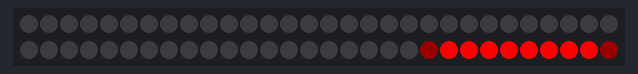
This sketch was run on a simulated Arduino Uno, built with avr-gcc and run on an emulated ATmega328P. Parts: 60 RGB LEDs in strip order, left to right, continuing on the next row.

Above: at 0.15 s.
At 0.75 s:
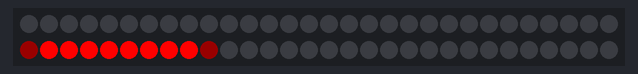
At 1.36 s:
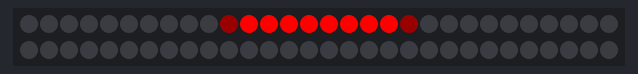
At 2.27 s:
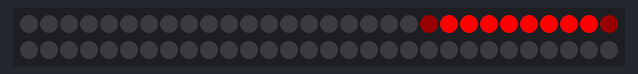
At 2.87 s:
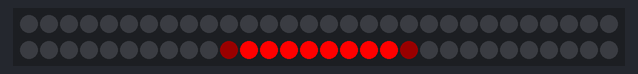

The sketch:

fastled_KITT.ino
```cpp
#include "FastLED.h"
#define NUM_LEDS 60
#define PIN 6

int nSpeed = 25;
int nDelay = 10;

CRGB leds[NUM_LEDS];

void setup()
{
  FastLED.addLeds<WS2811, PIN, GRB>(leds, NUM_LEDS).setCorrection( TypicalLEDStrip );
}


// *** REPLACE START HERE *** >>>

void loop() {
  NewKITT(0xff, 0, 0, 8, nSpeed, nDelay);
}

void NewKITT(byte red, byte green, byte blue, int EyeSize, int SpeedDelay, int ReturnDelay){
  RightToLeft(red, green, blue, EyeSize, SpeedDelay, ReturnDelay);
  LeftToRight(red, green, blue, EyeSize, SpeedDelay, ReturnDelay);
  /*OutsideToCenter(red, green, blue, EyeSize, SpeedDelay, ReturnDelay);
  CenterToOutside(red, green, blue, EyeSize, SpeedDelay, ReturnDelay);
  LeftToRight(red, green, blue, EyeSize, SpeedDelay, ReturnDelay);
  RightToLeft(red, green, blue, EyeSize, SpeedDelay, ReturnDelay);
  OutsideToCenter(red, green, blue, EyeSize, SpeedDelay, ReturnDelay);
  CenterToOutside(red, green, blue, EyeSize, SpeedDelay, ReturnDelay);*/
}

void CenterToOutside(byte red, byte green, byte blue, int EyeSize, int SpeedDelay, int ReturnDelay) {
  for(int i =((NUM_LEDS-EyeSize)/2); i>=0; i--) {
    setAll(0,0,0);

    setPixel(i, red/10, green/10, blue/10);
    for(int j = 1; j <= EyeSize; j++) {
      setPixel(i+j, red, green, blue);
    }
    setPixel(i+EyeSize+1, red/10, green/10, blue/10);

    setPixel(NUM_LEDS-i, red/10, green/10, blue/10);
    for(int j = 1; j <= EyeSize; j++) {
      setPixel(NUM_LEDS-i-j, red, green, blue);
    }
    setPixel(NUM_LEDS-i-EyeSize-1, red/10, green/10, blue/10);

    showStrip();
    delay(SpeedDelay);
  }
  delay(ReturnDelay);
}

void OutsideToCenter(byte red, byte green, byte blue, int EyeSize, int SpeedDelay, int ReturnDelay) {
  for(int i = 0; i<=((NUM_LEDS-EyeSize)/2); i++) {
    setAll(0,0,0);

    setPixel(i, red/10, green/10, blue/10);
    for(int j = 1; j <= EyeSize; j++) {
      setPixel(i+j, red, green, blue);
    }
    setPixel(i+EyeSize+1, red/10, green/10, blue/10);

    setPixel(NUM_LEDS-i, red/10, green/10, blue/10);
    for(int j = 1; j <= EyeSize; j++) {
      setPixel(NUM_LEDS-i-j, red, green, blue);
    }
    setPixel(NUM_LEDS-i-EyeSize-1, red/10, green/10, blue/10);

    showStrip();
    delay(SpeedDelay);
  }
  delay(ReturnDelay);
}

void LeftToRight(byte red, byte green, byte blue, int EyeSize, int SpeedDelay, int ReturnDelay) {
  for(int i = 0; i < NUM_LEDS-EyeSize-2; i++) {
    setAll(0,0,0);
    setPixel(i, red/10, green/10, blue/10);
    for(int j = 1; j <= EyeSize; j++) {
      setPixel(i+j, red, green, blue);
    }
    setPixel(i+EyeSize+1, red/10, green/10, blue/10);
    showStrip();
    delay(SpeedDelay);
  }
  delay(ReturnDelay);
}

void RightToLeft(byte red, byte green, byte blue, int EyeSize, int SpeedDelay, int ReturnDelay) {
  for(int i = NUM_LEDS-EyeSize-2; i > 0; i--) {
    setAll(0,0,0);
    setPixel(i, red/10, green/10, blue/10);
    for(int j = 1; j <= EyeSize; j++) {
      setPixel(i+j, red, green, blue);
    }
    setPixel(i+EyeSize+1, red/10, green/10, blue/10);
    showStrip();
    delay(SpeedDelay);
  }
  delay(ReturnDelay);
}

// ---> here we define the effect function <---
// <<< *** REPLACE END HERE ***


void showStrip() {
 #ifdef ADAFRUIT_NEOPIXEL_H
   // NeoPixel
   strip.show();
 #endif
 #ifndef ADAFRUIT_NEOPIXEL_H
   // FastLED
   FastLED.show();
 #endif
}

void setPixel(int Pixel, byte red, byte green, byte blue) {
 #ifdef ADAFRUIT_NEOPIXEL_H
   // NeoPixel
   strip.setPixelColor(Pixel, strip.Color(red, green, blue));
 #endif
 #ifndef ADAFRUIT_NEOPIXEL_H
   // FastLED
   leds[Pixel].r = red;
   leds[Pixel].g = green;
   leds[Pixel].b = blue;
 #endif
}

void setAll(byte red, byte green, byte blue) {
  for(int i = 0; i < NUM_LEDS; i++ ) {
    setPixel(i, red, green, blue);
  }
  showStrip();
}
```

Measured:
- by itself, everything shown: repeats every 3.0 s, in 10 steps
